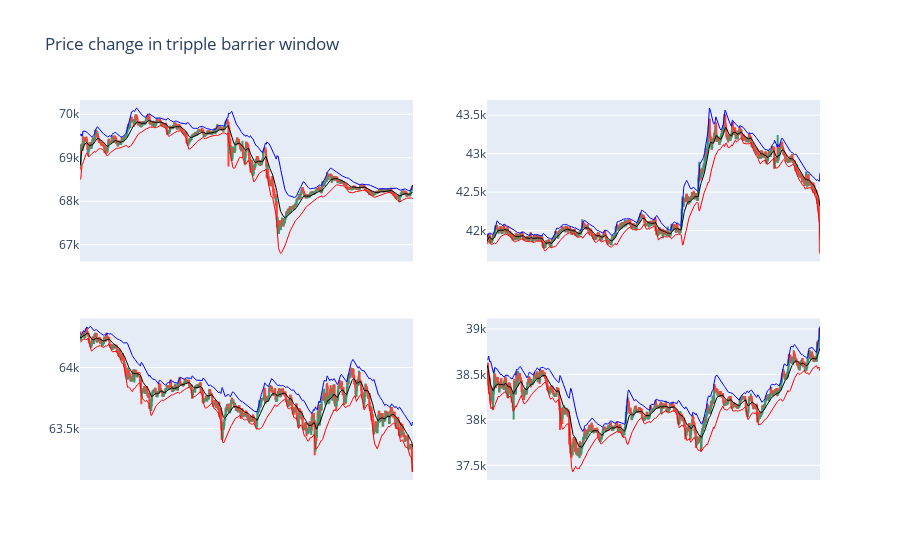

Here is the notebook cell this chart was saved with:
### Code cell
import random
import plotly.graph_objects as go
from plotly.subplots import make_subplots

n = 2; m = 2
label_1 = labels[labels['bin'] == 0]
list_1 = random.sample(list(label_1.index), k = n*m)

fig = make_subplots(
    rows = n, cols = m
)

for idx, st in enumerate(list_1):
  et = triple_barrier_events.loc[st]['t1']
  gr_dt = data.loc[st:et]
  avg, upper, lower = bbands(gr_dt['close'], 20, no_of_stdev=2)
  fig.add_trace(go.Candlestick(x=gr_dt.index,
                open=gr_dt.open, high=gr_dt.high,
                low=gr_dt.low, close=gr_dt.close),
                row = idx//n + 1, col = idx%m + 1)
  fig.add_trace(go.Scatter(x=gr_dt.index, y = avg,
                           line = dict(color='black', width=1)),
                row = idx//n + 1, col = idx%m + 1)
  fig.add_trace(go.Scatter(x=gr_dt.index, y = upper,
                           line = dict(color='blue', width=1)),
                row = idx//n + 1, col = idx%m + 1)
  fig.add_trace(go.Scatter(x=gr_dt.index, y = lower,
                           line = dict(color='red', width=1)),
                row = idx//n + 1, col = idx%m + 1)
  
  fig.update_xaxes(rangeslider_visible=False, visible = False)

fig.update_layout(title = 'Price change in tripple barrier window ')
fig.update_traces(showlegend = False)
fig.show()

### Figure 1 — Plotly figure (JSON) as saved in the notebook; plotly's stock layout.template omitted (floating-point values rounded to 4 significant figures; data arrays with more than 128 entries replaced by an {"elided": "..."} marker saying what was removed)
{"data": [{"close": {"elided": "739 float values"}, "high": {"elided": "739 float values"}, "low": {"elided": "739 float values"}, "open": {"elided": "739 float values"}, "showlegend": false, "type": "candlestick", "x": {"elided": "739 str values"}, "xaxis": "x", "yaxis": "y"}, {"line": {"color": "black", "width": 1}, "showlegend": false, "type": "scatter", "x": {"elided": "739 str values"}, "xaxis": "x", "y": {"elided": "739 float values"}, "yaxis": "y"}, {"line": {"color": "blue", "width": 1}, "showlegend": false, "type": "scatter", "x": {"elided": "739 str values"}, "xaxis": "x", "y": {"elided": "739 float values"}, "yaxis": "y"}, {"line": {"color": "red", "width": 1}, "showlegend": false, "type": "scatter", "x": {"elided": "739 str values"}, "xaxis": "x", "y": {"elided": "739 float values"}, "yaxis": "y"}, {"close": {"elided": "1176 float values"}, "high": {"elided": "1176 float values"}, "low": {"elided": "1176 float values"}, "open": {"elided": "1176 float values"}, "showlegend": false, "type": "candlestick", "x": {"elided": "1176 str values"}, "xaxis": "x2", "yaxis": "y2"}, {"line": {"color": "black", "width": 1}, "showlegend": false, "type": "scatter", "x": {"elided": "1176 str values"}, "xaxis": "x2", "y": {"elided": "1176 float values"}, "yaxis": "y2"}, {"line": {"color": "blue", "width": 1}, "showlegend": false, "type": "scatter", "x": {"elided": "1176 str values"}, "xaxis": "x2", "y": {"elided": "1176 float values"}, "yaxis": "y2"}, {"line": {"color": "red", "width": 1}, "showlegend": false, "type": "scatter", "x": {"elided": "1176 str values"}, "xaxis": "x2", "y": {"elided": "1176 float values"}, "yaxis": "y2"}, {"close": {"elided": "774 float values"}, "high": {"elided": "774 float values"}, "low": {"elided": "774 float values"}, "open": {"elided": "774 float values"}, "showlegend": false, "type": "candlestick", "x": {"elided": "774 str values"}, "xaxis": "x3", "yaxis": "y3"}, {"line": {"color": "black", "width": 1}, "showlegend": false, "type": "scatter", "x": {"elided": "774 str values"}, "xaxis": "x3", "y": {"elided": "774 float values"}, "yaxis": "y3"}, {"line": {"color": "blue", "width": 1}, "showlegend": false, "type": "scatter", "x": {"elided": "774 str values"}, "xaxis": "x3", "y": {"elided": "774 float values"}, "yaxis": "y3"}, {"line": {"color": "red", "width": 1}, "showlegend": false, "type": "scatter", "x": {"elided": "774 str values"}, "xaxis": "x3", "y": {"elided": "774 float values"}, "yaxis": "y3"}, {"close": {"elided": "869 float values"}, "high": {"elided": "869 float values"}, "low": {"elided": "869 float values"}, "open": {"elided": "869 float values"}, "showlegend": false, "type": "candlestick", "x": {"elided": "869 str values"}, "xaxis": "x4", "yaxis": "y4"}, {"line": {"color": "black", "width": 1}, "showlegend": false, "type": "scatter", "x": {"elided": "869 str values"}, "xaxis": "x4", "y": {"elided": "869 float values"}, "yaxis": "y4"}, {"line": {"color": "blue", "width": 1}, "showlegend": false, "type": "scatter", "x": {"elided": "869 str values"}, "xaxis": "x4", "y": {"elided": "869 float values"}, "yaxis": "y4"}, {"line": {"color": "red", "width": 1}, "showlegend": false, "type": "scatter", "x": {"elided": "869 str values"}, "xaxis": "x4", "y": {"elided": "869 float values"}, "yaxis": "y4"}], "layout": {"title": {"text": "Price change in tripple barrier window "}, "xaxis": {"anchor": "y", "domain": [0, 0.45], "rangeslider": {"visible": false}, "visible": false}, "xaxis2": {"anchor": "y2", "domain": [0.55, 1], "rangeslider": {"visible": false}, "visible": false}, "xaxis3": {"anchor": "y3", "domain": [0, 0.45], "rangeslider": {"visible": false}, "visible": false}, "xaxis4": {"anchor": "y4", "domain": [0.55, 1], "rangeslider": {"visible": false}, "visible": false}, "yaxis": {"anchor": "x", "domain": [0.575, 1]}, "yaxis2": {"anchor": "x2", "domain": [0.575, 1]}, "yaxis3": {"anchor": "x3", "domain": [0, 0.425]}, "yaxis4": {"anchor": "x4", "domain": [0, 0.425]}}}
